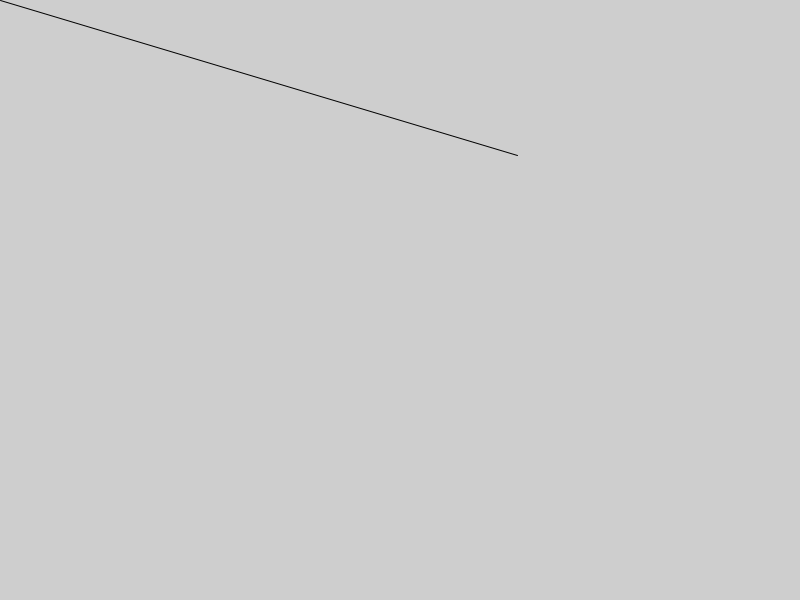
Frame 1 (no input)
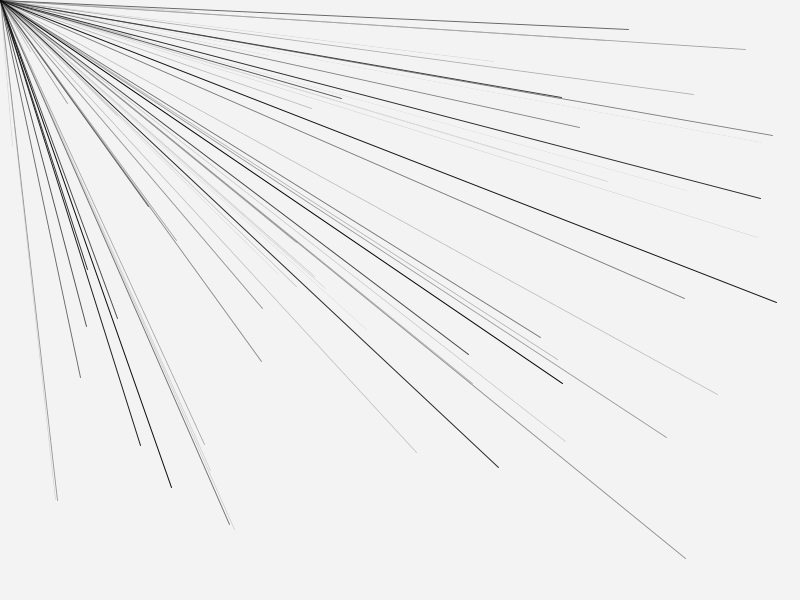
Frame 60 (the mouse pressed at the canvas centre just before this capture)
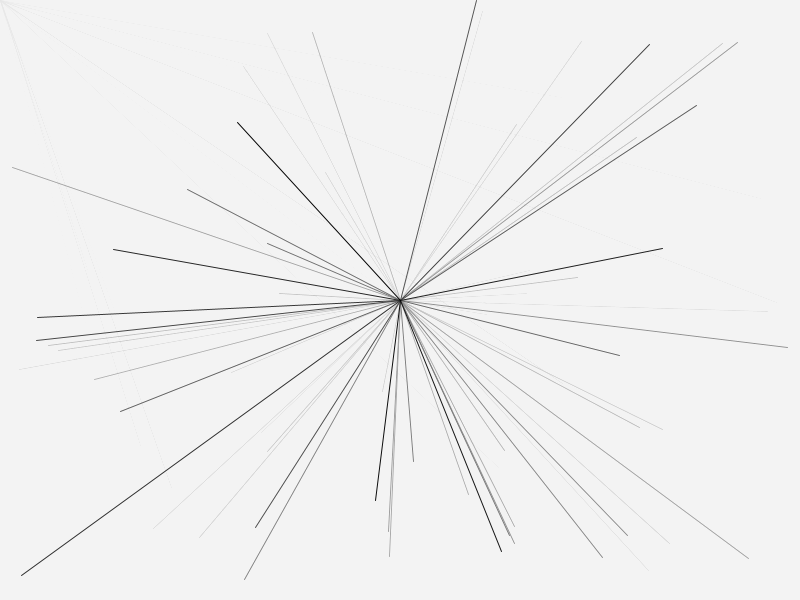
Frame 120 (the mouse held since frame 60 and released just before this capture)

The Processing sketch that drew these frames (run headless with seeded random() and noise(); from frame 60 on, the mouse is pressed at the canvas centre):

// Processing sketch: exercise01
// ── exercise01.pde
//doube slashes means comment, it is just for humans, not the computer
/*
This ia also a comment. This is our first example. 
*/
//this is setup function, executed once, when the program starts 
void setup()
{
  size(800,600); //we want a 800x600 pixels window
}

void draw()
{
  noStroke();                        //set stroke to none
  fill(color(255,255,255,10));       //set fill color to semi-transparent white
  rect(0,0,width,height);            //draw a semi-transparent rectangle with no border
  stroke(1);                         //set stroke to 1 pixel
  line(mouseX,mouseY,random(0,width),random(0,height));  //draw a line from the mouse position to to a random point
}
